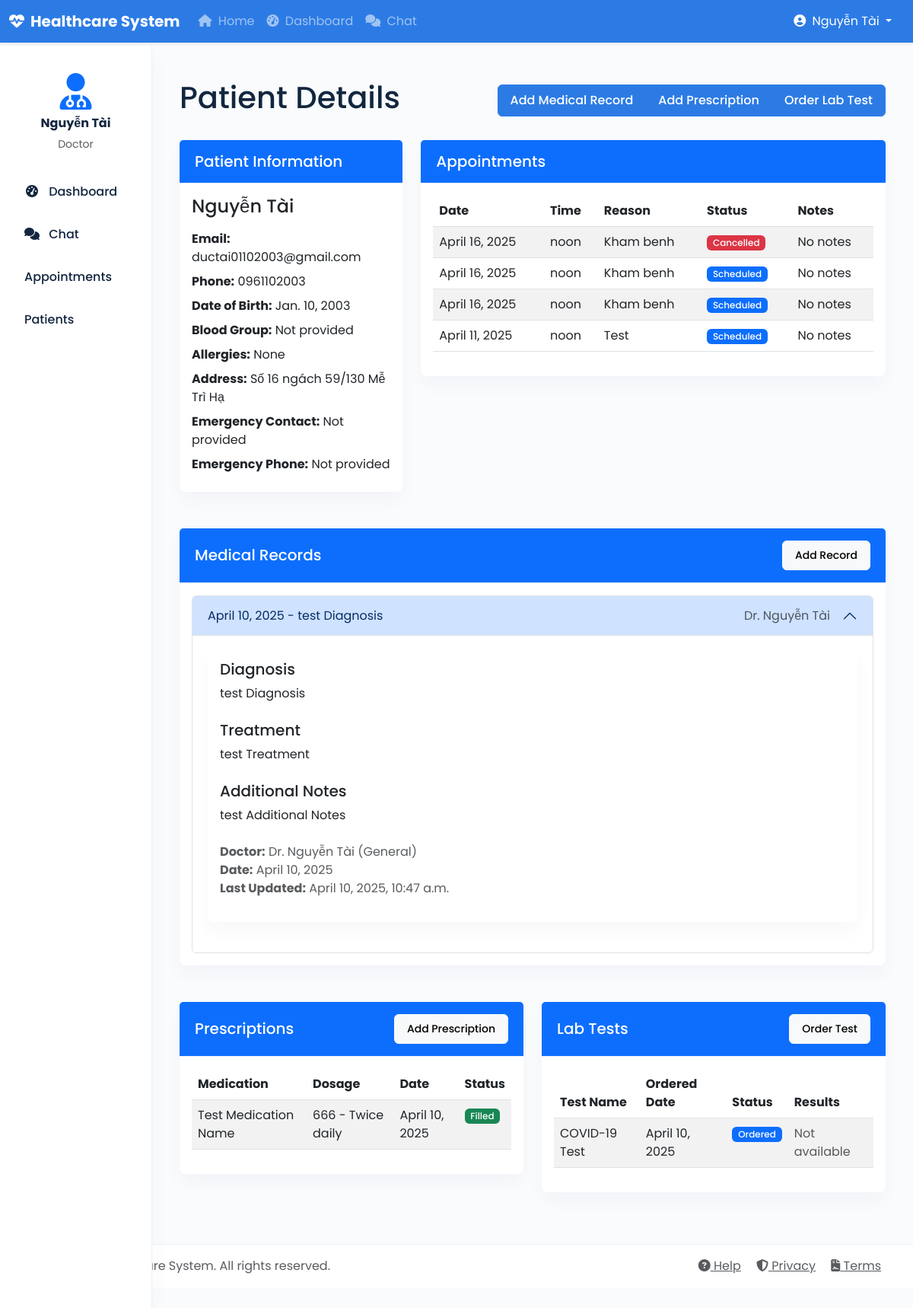
/doctor/patient/1/ (signed in), run on an earlier commit of the app's database.
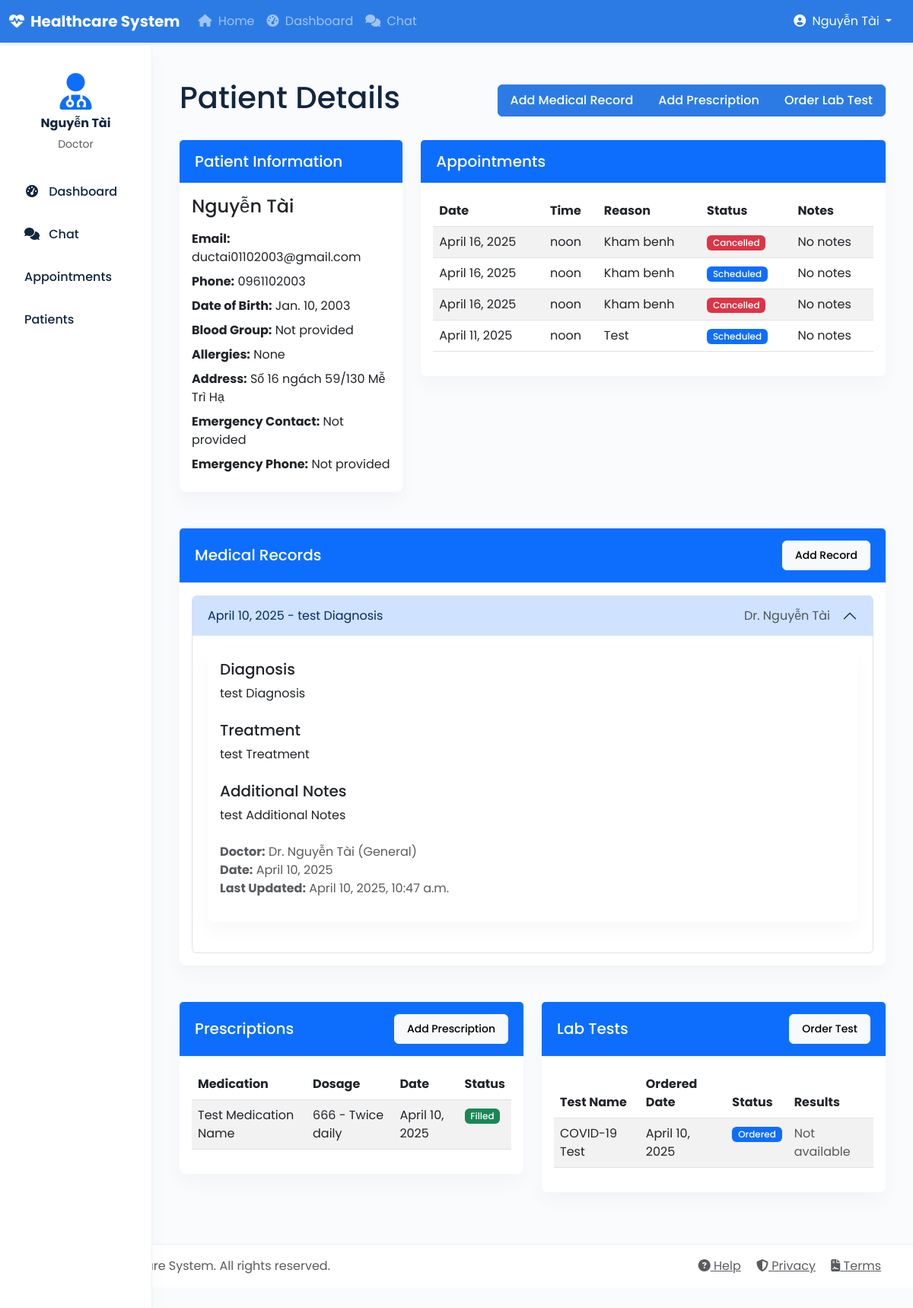
And on a later commit of the database.
### core/models.py (models this page shows, shortened)
class Appointment(models.Model):
    STATUS_CHOICES = (
        ('scheduled', 'Scheduled'),
        ('completed', 'Completed'),
        ('cancelled', 'Cancelled'),
        ('no_show', 'No Show'),
    )
    patient = models.ForeignKey(Patient, on_delete=models.CASCADE, related_name='appointments')
    doctor = models.ForeignKey(Doctor, on_delete=models.CASCADE, related_name='appointments')
    date = models.DateField()
    time = models.TimeField()
    reason = models.TextField()
    status = models.CharField(max_length=20, choices=STATUS_CHOICES, default='scheduled')
    notes = models.TextField(blank=True, null=True)
    created_at = models.DateTimeField(auto_now_add=True)
    updated_at = models.DateTimeField(auto_now=True)

### core/views.py (the view)
# urls.py: path('doctor/patient/<int:patient_id>/', views.doctor_patient_detail, name='doctor_patient_detail'),
@login_required
def doctor_patient_detail(request, patient_id):
    if request.user.user_type != 'doctor':
        messages.error(request, 'Access denied')
        return redirect('core:dashboard')
    doctor = Doctor.objects.get(user=request.user)
    patient = get_object_or_404(Patient, id=patient_id)
    if not Appointment.objects.filter(doctor=doctor, patient=patient).exists():
        messages.error(request, 'Access denied')
        return redirect('core:doctor_patients')
    medical_records = MedicalRecord.objects.filter(patient=patient).order_by('-date')
    prescriptions = Prescription.objects.filter(patient=patient).order_by('-date_prescribed')
    lab_tests = LabTest.objects.filter(patient=patient).order_by('-ordered_date')
    appointments = Appointment.objects.filter(doctor=doctor, patient=patient).order_by('-date', '-time')
    context = {
        'patient': patient,
        'medical_records': medical_records,
        'prescriptions': prescriptions,
        'lab_tests': lab_tests,
        'appointments': appointments
    }
    return render(request, 'core/doctor/patient_detail.html', context)

### core/models.py (called while the page is built)
    def __str__(self):
        return f"Dr. {self.user.get_full_name()} ({self.specialization})"

### core/templates/core/doctor/patient_detail.html (shortened to what the changed rows need)
{% extends 'core/base.html' %}
{% block content %}
<div class="container">
    <div class="d-flex justify-content-between align-items-center mb-4">
        <h1>Patient Details</h1>
    </div>
    <div class="row">
        <div class="col-md-8 mb-4">
            <div class="card">
                <div class="card-body">
                    {% if appointments %}
                    <div class="table-responsive">
                        <table class="table table-striped">
                            <thead>
                                <tr>
                                    <th>Date</th>
                                    <th>Time</th>
                                    <th>Reason</th>
                                    <th>Status</th>
                                    <th>Notes</th>
                                </tr>
                            </thead>
                            <tbody>
                                {% for appointment in appointments %}
                                <tr>
                                    <td>{{ appointment.date }}</td>
                                    <td>{{ appointment.time }}</td>
                                    <td>{{ appointment.reason }}</td>
                                    <td>
                                        {% if appointment.status == 'scheduled' %}
                                        <span class="badge bg-primary">{{ appointment.get_status_display }}</span>
                                        {% elif appointment.status == 'completed' %}
                                        <span class="badge bg-success">{{ appointment.get_status_display }}</span>
                                        {% elif appointment.status == 'cancelled' %}
                                        <span class="badge bg-danger">{{ appointment.get_status_display }}</span>
                                        {% elif appointment.status == 'no_show' %}
                                        <span class="badge bg-warning">{{ appointment.get_status_display }}</span>
                                        {% endif %}
                                    </td>
                                    <td>{{ appointment.notes|default:"No notes" }}</td>
                                </tr>
                                {% endfor %}
                            </tbody>
                        </table>
                    </div>
                    {% else %}
                    <p>No appointments found for this patient.</p>
                    {% endif %}
                </div>
            </div>
        </div>
    </div>
    <div class="row">
        <div class="col-md-12 mb-4">
            <div class="card">
                <div class="card-body">
                    {% if medical_records %}
                    <div class="accordion" id="medicalRecordsAccordion">
                        {% for record in medical_records %}
                        <div class="accordion-item">
                            <h2 class="accordion-header" id="heading{{ record.id }}">
                                <button class="accordion-button {% if not forloop.first %}collapsed{% endif %}" type="button" data-bs-toggle="collapse" data-bs-target="#collapse{{ record.id }}" aria-expanded="{% if forloop.first %}true{% else %}false{% endif %}" aria-controls="collapse{{ record.id }}">
                                    <div class="d-flex justify-content-between w-100 me-3">
                                        <span>{{ record.date }} - {{ record.diagnosis|truncatechars:50 }}</span>
                                        <span class="text-muted">Dr. {{ record.doctor.user.get_full_name }}</span>
                                    </div>
                                </button>
                            </h2>
                        </div>
                        {% endfor %}
                    </div>
                    {% else %}
                    <p>No medical records found for this patient.</p>
                    {% endif %}
                </div>
            </div>
        </div>
        <div class="col-md-6 mb-4">
            <div class="card">
                <div class="card-body">
                    {% if prescriptions %}
                    <div class="table-responsive">
                        <table class="table table-striped">
                            <thead>
                                <tr>
                                    <th>Medication</th>
                                    <th>Dosage</th>
                                    <th>Date</th>
                                    <th>Status</th>
                                </tr>
                            </thead>
                        </table>
                    </div>
                    {% else %}
                    <p>No prescriptions found for this patient.</p>
                    {% endif %}
                </div>
            </div>
        </div>
        <div class="col-md-6 mb-4">
            <div class="card">
                <div class="card-body">
                    {% if lab_tests %}
                    <div class="table-responsive">
                        <table class="table table-striped">
                            <thead>
                                <tr>
                                    <th>Test Name</th>
                                    <th>Ordered Date</th>
                                    <th>Status</th>
                                    <th>Results</th>
                                </tr>
                            </thead>
                        </table>
                    </div>
                    {% else %}
                    <p>No lab tests found for this patient.</p>
                    {% endif %}
                </div>
            </div>
        </div>
    </div>
</div>
{% endblock %}

What changed in the data, as far as the page shows it:
changed Appointment (number 3 of 4 on the later page): status "Scheduled" → "Cancelled"
